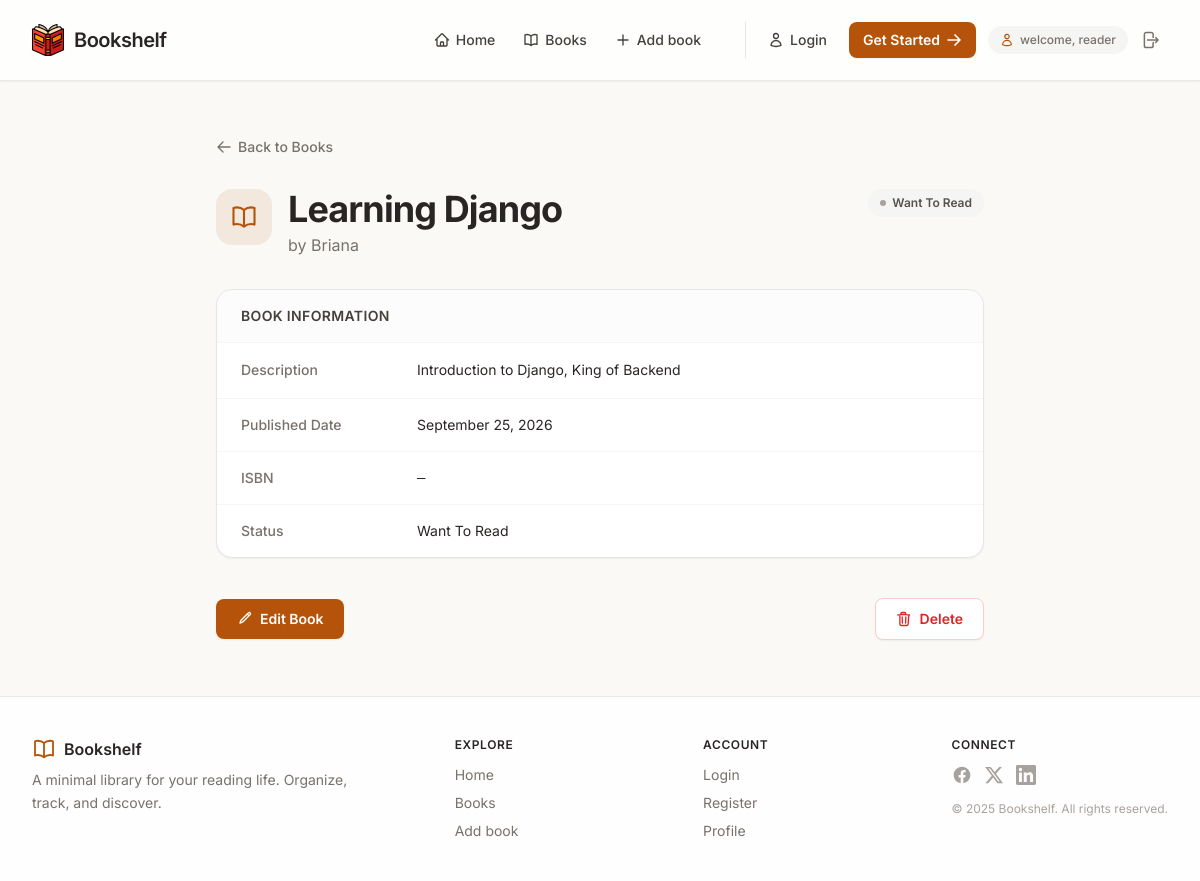
Screenshot of /book/1/ with the database file from the repository.
### shelf/models.py (models this page shows, shortened)
class Book(models.Model):
    STATUS_CHOICES=[
        ("want", "Want To Read"),
        ("reading", "Currently Reading"),
        ("read", "Finished"),
    ]
    title = models.CharField(max_length=200)
    author = models.CharField(max_length = 200)
    description = models.TextField()
    isbn = models.CharField(max_length=200)
    status = models.CharField(max_length=10, choices=STATUS_CHOICES, default="want")
    published_at = models.DateField(blank=True, null=True, auto_now_add=True )
    updated_at = models.DateField(blank=True, null=True, auto_now=True)
    class Meta:
        ordering = ['published_at']

### shelf/views.py (the view)
# urls.py: path('book/<int:pk>/', views.book_detail, name='book_detail'),
def book_detail(request, pk):
    context = {}
    try:
         book = Book.objects.get(pk=pk)
         context['book'] = book
    except Book.DoesNotExist:
        messages.error(request, 'Book Not Found.')
        return redirect('shelf:books')
    return render(request, 'shelf/book_detail.html', context)

### shelf/templates/shelf/book_detail.html (shortened to what this page needs)
{% extends "layout.html" %}
{% block content %}
<div class="flex flex-col gap-8 max-w-3xl mx-auto">
  <a href="{% url 'shelf:books' %}"
     class="inline-flex items-center gap-1.5 text-sm font-medium text-stone-500 hover:text-amber-700 transition-colors w-fit">
    <svg class="w-4 h-4" fill="none" stroke="currentColor" stroke-width="2" viewBox="0 0 24 24">
      <path stroke-linecap="round" stroke-linejoin="round" d="M10.5 19.5L3 12m0 0l7.5-7.5M3 12h18" />
    </svg>
    Back to Books
  </a>
  <div class="flex flex-col sm:flex-row sm:items-start justify-between gap-4">
    <div class="flex items-start gap-4">
      <div class="w-14 h-14 rounded-2xl bg-amber-700/10 flex items-center justify-center text-amber-700 shrink-0">
      </div>
      <div>
        <h1 class="text-3xl md:text-4xl font-bold tracking-tight text-stone-800">
          {{ book.title }}
        </h1>
        <p class="text-stone-500 mt-1">by {{ book.author }}</p>
      </div>
    </div>
    {% if book.status %}
      <span class="inline-flex items-center gap-1.5 px-3 py-1.5 rounded-full text-xs font-semibold
        {% if book.status == 'read' %}bg-emerald-50 text-emerald-700
        {% elif book.status == 'reading' %}bg-amber-50 text-amber-700
        {% else %}bg-stone-100 text-stone-600{% endif %}">
        <span class="w-1.5 h-1.5 rounded-full
          {% if book.status == 'read' %}bg-emerald-500
          {% elif book.status == 'reading' %}bg-amber-500
          {% else %}bg-stone-400{% endif %}"></span>
        {{ book.get_status_display|default:book.status }}
      </span>
    {% endif %}
  </div>
  <div class="bg-white border border-stone-200 rounded-2xl shadow-sm overflow-hidden">
    <div class="px-6 py-4 border-b border-stone-100 bg-stone-50/50">
      <h2 class="text-sm font-semibold text-stone-700 uppercase tracking-wide">Book Information</h2>
    </div>
    <dl class="divide-y divide-stone-100">
      <div class="px-6 py-4 flex flex-col sm:flex-row sm:items-center gap-1 sm:gap-4">
        <dt class="text-sm font-medium text-stone-500 sm:w-40 shrink-0">Description</dt>
        <dd class="text-sm text-stone-800 leading-relaxed">{{ book.description|default:"—" }}</dd>
      </div>
      <div class="px-6 py-4 flex flex-col sm:flex-row sm:items-center gap-1 sm:gap-4">
        <dt class="text-sm font-medium text-stone-500 sm:w-40 shrink-0">Published Date</dt>
        <dd class="text-sm text-stone-800">{{ book.published_at|date:"F j, Y"|default:"—" }}</dd>
      </div>
      <div class="px-6 py-4 flex flex-col sm:flex-row sm:items-center gap-1 sm:gap-4">
        <dt class="text-sm font-medium text-stone-500 sm:w-40 shrink-0">ISBN</dt>
        <dd class="text-sm text-stone-800 font-mono">{{ book.isbn|default:"—" }}</dd>
      </div>
      <div class="px-6 py-4 flex flex-col sm:flex-row sm:items-center gap-1 sm:gap-4">
        <dt class="text-sm font-medium text-stone-500 sm:w-40 shrink-0">Status</dt>
        <dd class="text-sm text-stone-800">{{ book.get_status_display|default:book.status }}</dd>
      </div>
    </dl>
  </div>
  <div class="flex flex-col sm:flex-row items-stretch sm:items-center gap-3 pt-2">
    <a href="{% url 'shelf:book_edit' book.id %}"
       class="inline-flex items-center justify-center gap-2 px-5 py-2.5 bg-amber-700 hover:bg-amber-800 text-white text-sm font-semibold rounded-lg shadow-sm hover:shadow transition-all">
      <svg class="w-4 h-4" fill="none" stroke="currentColor" stroke-width="2" viewBox="0 0 24 24">
        <path stroke-linecap="round" stroke-linejoin="round" d="M16.862 4.487l1.687-1.688a1.875 1.875 0 112.652 2.652L10.582 16.07a4.5 4.5 0 01-1.897 1.13L6 18l.8-2.685a4.5 4.5 0 011.13-1.897l8.932-8.931zM19.5 7.125L16.875 4.5" />
      </svg>
      Edit Book
    </a>
    <form method="post" action="{% url 'shelf:book_delete' book.id %}"
          onsubmit="return confirm('Are you sure you want to delete this book?');"
          class="sm:ml-auto">
      <button type="submit"
              class="w-full sm:w-auto inline-flex items-center justify-center gap-2 px-5 py-2.5 bg-white hover:bg-red-50 text-red-600 text-sm font-semibold rounded-lg border border-red-200 hover:border-red-300 shadow-sm transition-all">
        Delete
      </button>
    </form>
  </div>
</div>
{% endblock %}

### templates/layout.html (style rules this page uses)
* { font-family: 'Inter', system-ui, sans-serif; }

### rows the page displays
Book: title "Learning Django", author "Briana", status "Want To Read", description "Introduction to Django, King of Backend", published_at "September 25, 2026", isbn "—"
